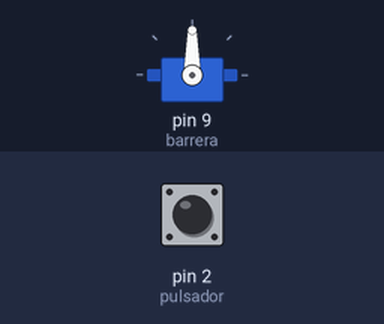
A sketch run on a simulated Arduino Uno, built with avr-gcc and run on an emulated ATmega328P. Parts: servo. The test bench sets the inputs (shaded band); at power-on: pin 2 (pulsador) LOW.

Above: at 1.2 s.
1.3 s: pin 2 (pulsador) pulled HIGH for 0.15 s
At 2.4 s:
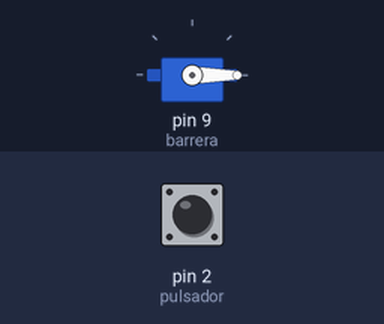
2.9 s: pin 2 (pulsador) pulled HIGH for 3.2 s
At 4.1 s:
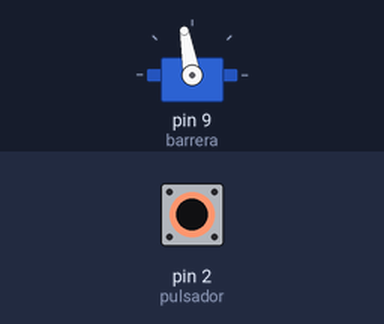
Timing chart, 0 to 7.6 s (numbered marks = the images above; inputs shaded):
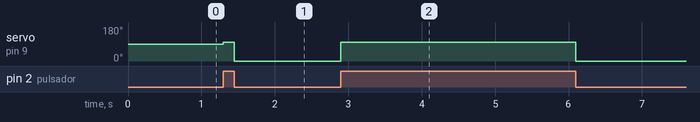

The sketch:

servobarrera.ino
```cpp
#include <Servo.h> //Importamos la biblioteca Servo.h
#include <Arduino.h>
Servo barrera;
int pulsador = 2;
int valorPulsador = 0;
int valor = 0;

void setup() {
 barrera.attach(9);
  pinMode(pulsador, INPUT);
}

void loop() {
  valorPulsador = digitalRead(pulsador);
  if(valorPulsador == HIGH && valor == 0){
    barrera.write(100);
    valor = 1;
  }
  else{
    valor==0;
    }
  if(valorPulsador == LOW && valor == 1){
    barrera.write(0);
    valor = 0;
  }


}
```

Measured:
- after the input at 1.3 s, servo on pin 9 (barrera): 90° → 100° at once, → 0° 0.15 s later
- after the input at 2.9 s, servo on pin 9 (barrera): 0° → 100° at once, → 0° 3.2 s later
